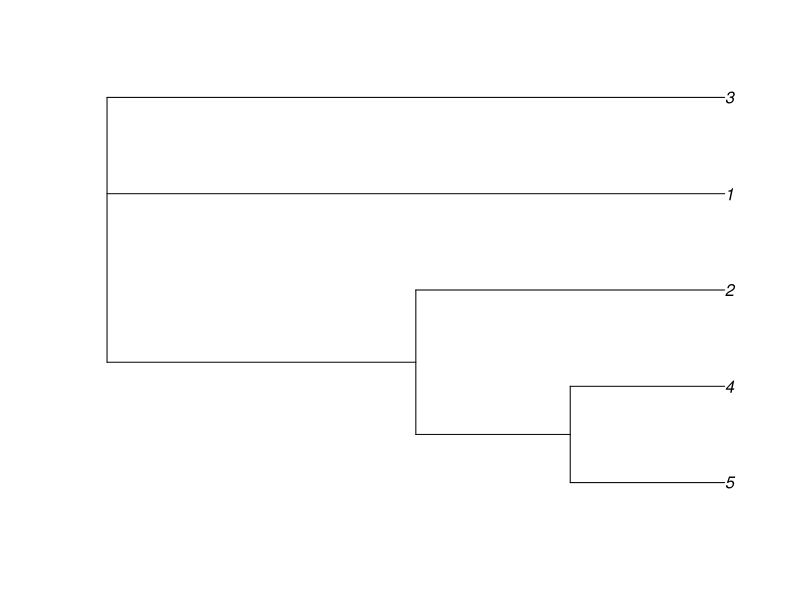
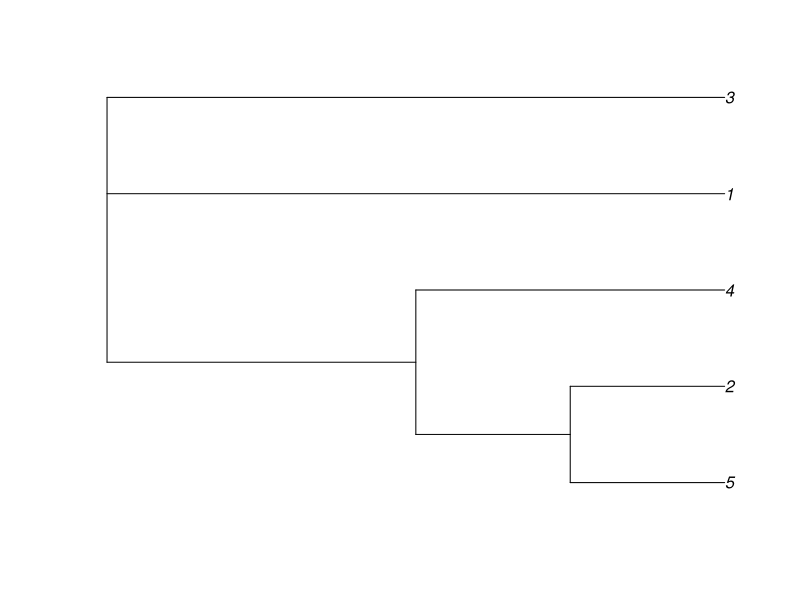
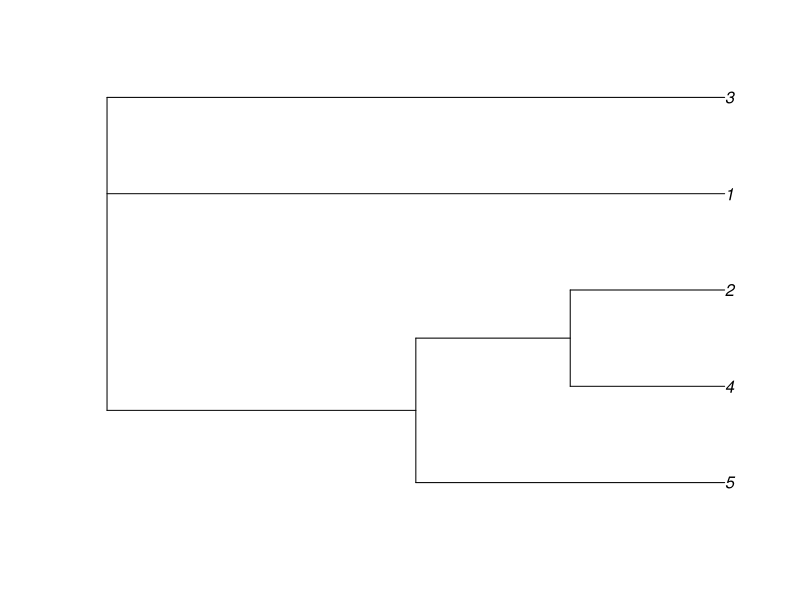
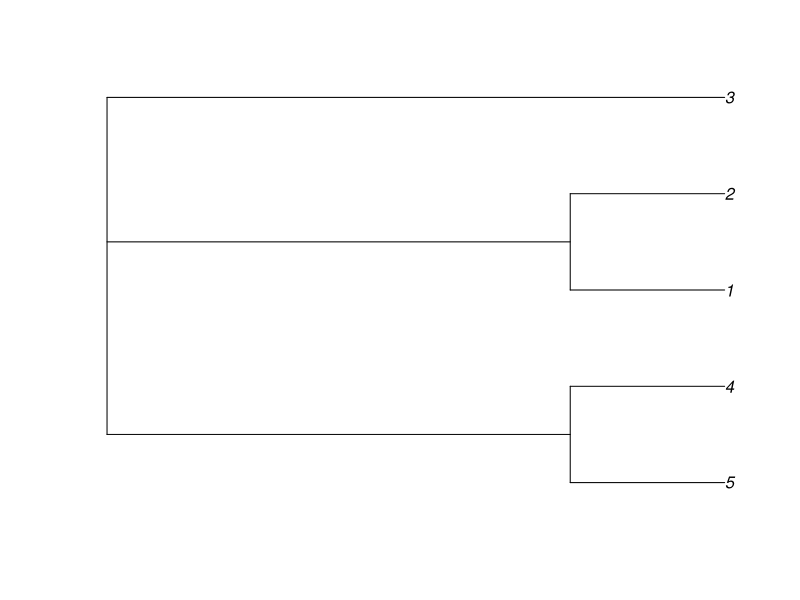
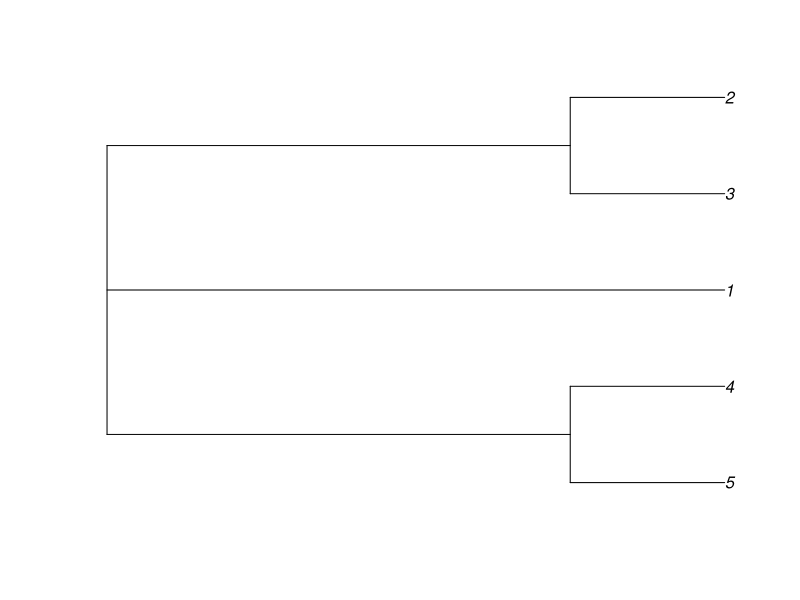
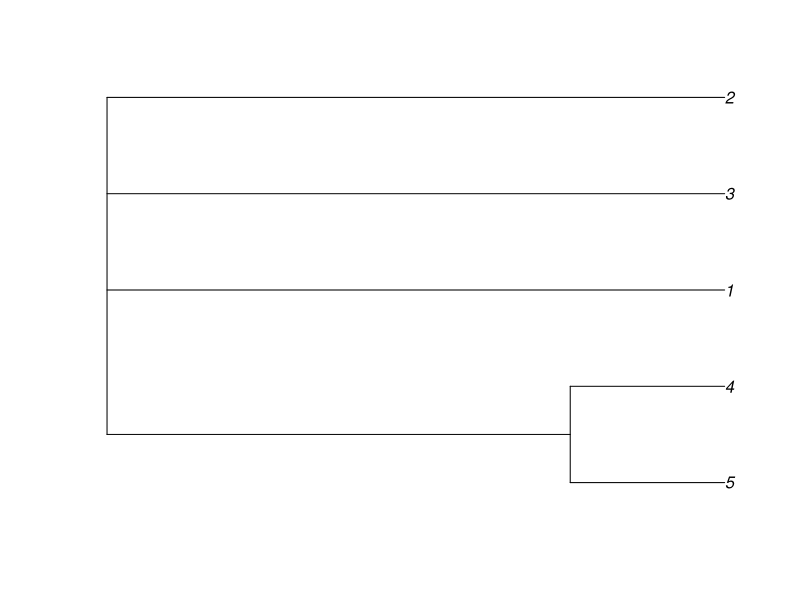
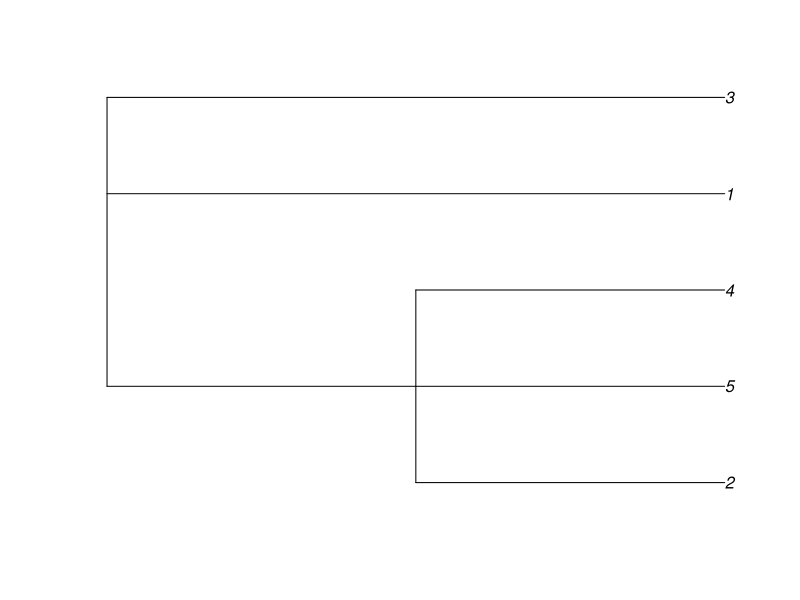
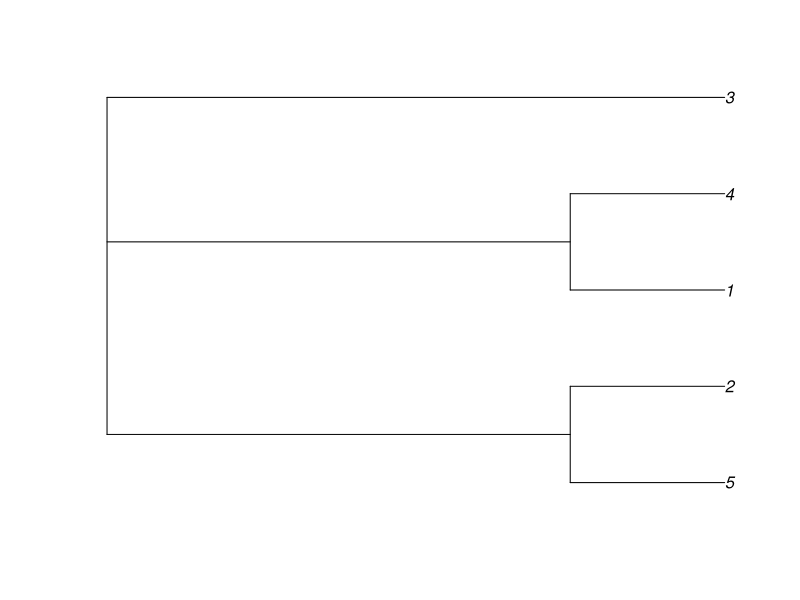

The R source for these figures, in order:
# install.packages('phytools');
require('phytools');

# Using allFurcTrees.
LEAF_COUNT = 5;
all_trees = allFurcTrees(LEAF_COUNT);
write.tree(all_trees, paste("all_trees_", LEAF_COUNT, ".txt", sep=""));
plot(all_trees);

# Using multi2di.
trees <- do.call(c, lapply(1:1000, function(x) multi2di(starTree(LETTERS[1:LEAF_COUNT]))))
uniqueTrees <- unique.multiPhylo(trees)
length(uniqueTrees);
write.tree(uniqueTrees, paste("all_trees_", LEAF_COUNT, ".txt", sep=""));

coaltrees <- do.call(c, lapply(1:1000, function(x) rtree(LEAF_COUNT)))
uniqueCoalTrees <- unique.multiPhylo(coaltrees)
length(uniqueCoalTrees);
plot(uniqueCoalTrees[3]);
